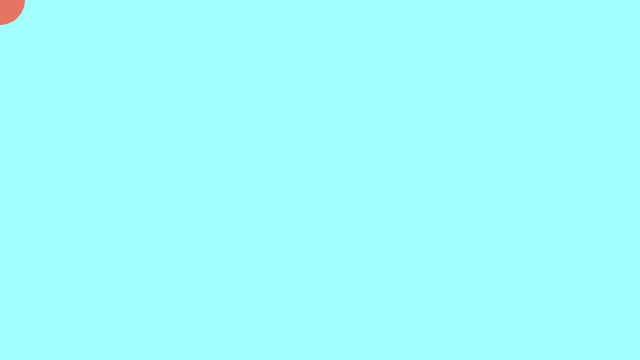
Frame 1 (no input)
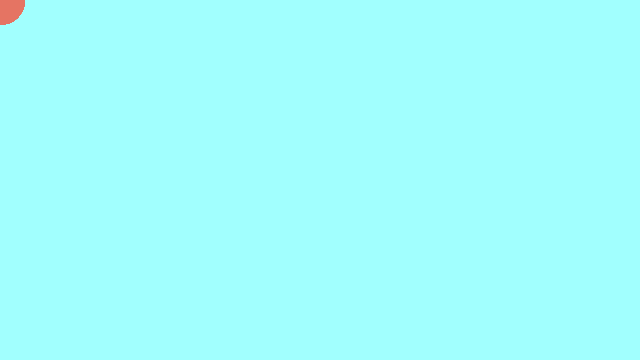
Frame 60 (no input)
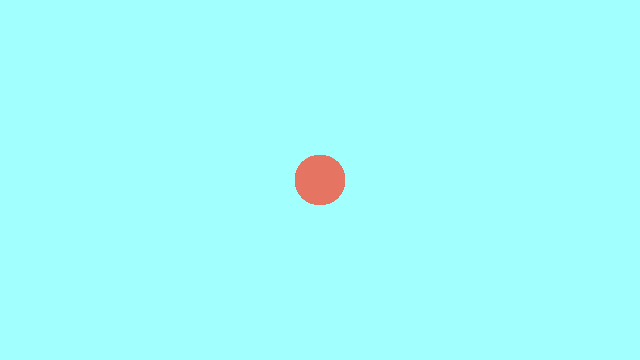
Frame 120 (the mouse pressed at the canvas centre since frame 60)

The p5.js sketch that drew these frames (run headless with seeded random() and noise() and a simulated clock; from frame 60 on, the mouse is pressed at the canvas centre):

// p5.js sketch
// ── sketch.js
function setup() {
    createCanvas(640, 360);
    
    background(161,255,254);
    
    fill(229, 116, 99);
    stroke(0,0);
    
}

function draw() {
    ellipse(mouseX,mouseY,50,50);
}

function mousePressed(){
    background(161,255,254);
}
